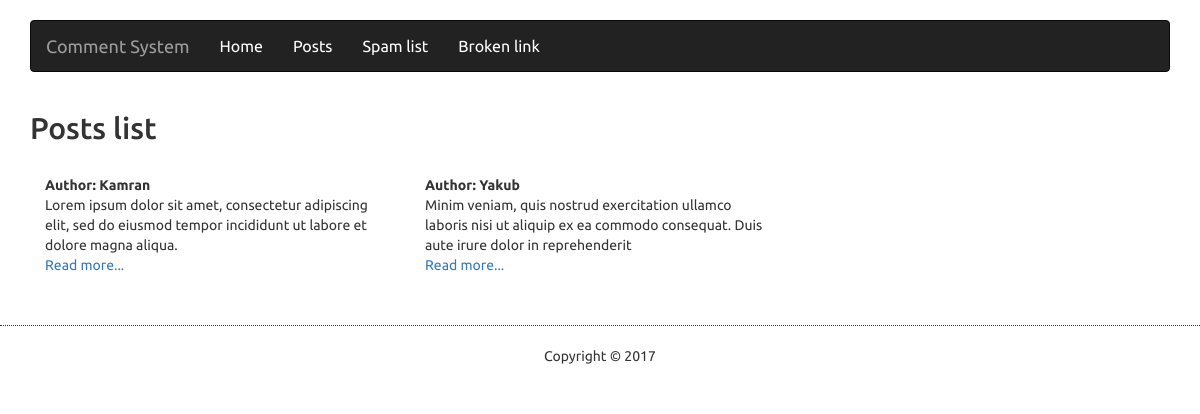
The page /?controller=posts&action=index on the database its author committed.
### tables this page shows
CREATE TABLE `posts` (
  `id` int(11) NOT NULL,
  `author` text NOT NULL,
  `content_exerp` text NOT NULL,
  `content` text NOT NULL
);

### controllers/posts_controller.php (called while the page is built, shortened)
<?php
	class PostsController {
		public function index() {
			$posts = Post::all();
			require_once('views/posts/index.php');
		}
	}
?>

### index.php (called while the page is built, shortened)
<?php
	require_once('views/layout.php');
?>

### models/post.php (called while the page is built, shortened)
<?php
	class Post {
		public function __construct($id, $author, $content, $content_exerp) {
			$this->id      			= $id;
			$this->author  			= $author;
			$this->content_exerp 	= $content_exerp;
		}
		public static function all() {
			$list = [];
			$db = Db::getInstance();
			$req = $db->query('SELECT * FROM posts');
			foreach($req->fetchAll() as $post) {
				$list[] = new Post(
					$post['id'],
					$post['author'],
					$post['content'],
					$post['content_exerp']
				);
			}
			return $list;
		}
	}
?>

### views/posts/index.php (the view)
<h2>Posts list</h2><br/>
<?php foreach($posts as $post) { ?>
	<div class="col-lg-4">
		<b>Author: <?php echo $post->author; ?></b><br/>
		<?php echo $post->content_exerp; ?><br/>
		<a href='?controller=posts&action=show&id=<?php echo $post->id; ?>'>Read more...</a>
	</div>
<?php } ?>

### views/css/global.css (style rules this page uses)
body { font-family: 'Ubuntu', sans-serif; }

### rows shown on the page
posts: author "Kamran", content_exerp "Lorem ipsum dolor sit amet, consectetur adipiscing elit, sed do eiusmod tempor incididunt ut labore et dolore magna aliqua."
posts: author "Yakub", content_exerp "Minim veniam, quis nostrud exercitation ullamco laboris nisi ut aliquip ex ea commodo consequat. Duis aute irure dolor in reprehenderit"
